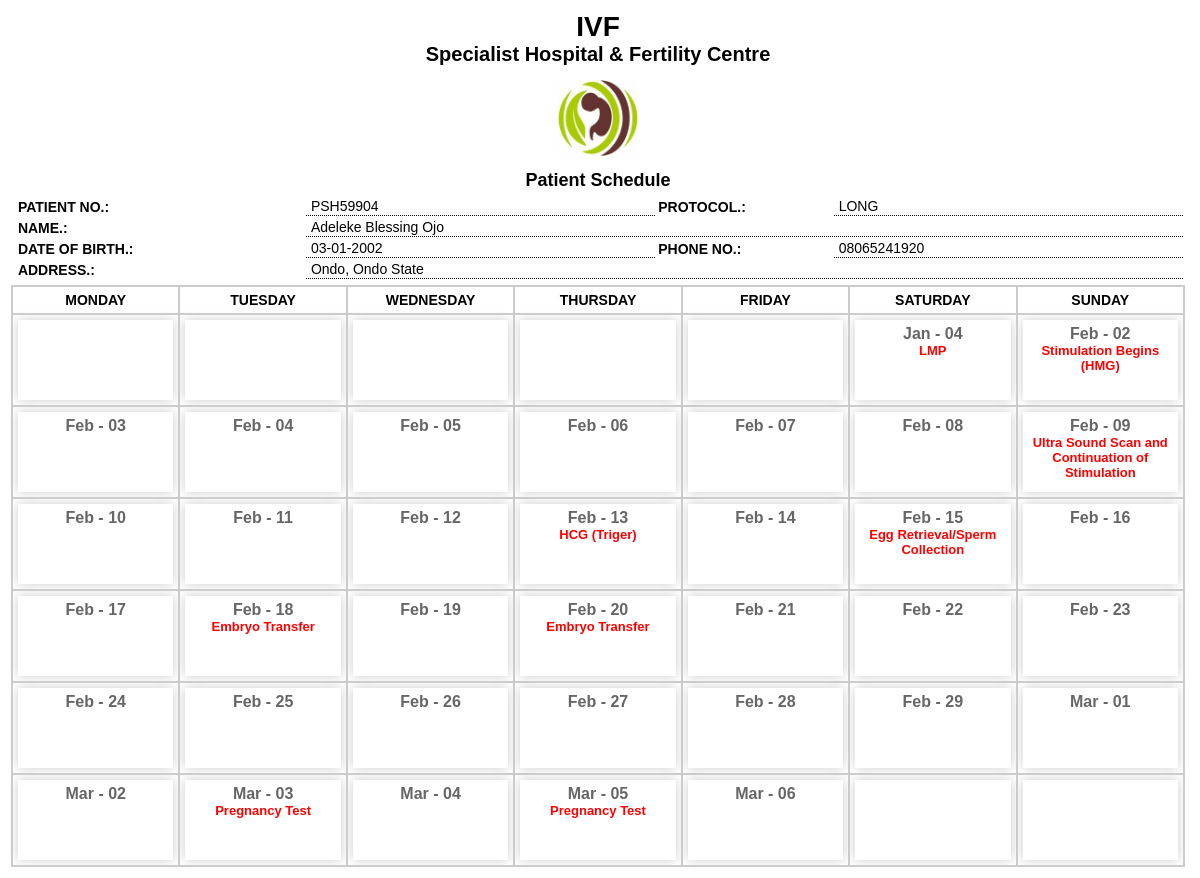
The app's page /schedule.php?pno=PSH59904 with its own data.
### tables this page shows
CREATE TABLE IF NOT EXISTS `patientrecord` (
  `id` int(12) NOT NULL AUTO_INCREMENT,
  `pno` varchar(50) NOT NULL,
  `name` varchar(300) NOT NULL,
  `tel` varchar(50) NOT NULL,
  `address` varchar(300) NOT NULL,
  `ptype` varchar(100) NOT NULL,
  `lnp` date NOT NULL,
  `sp` varchar(300) NOT NULL,
  `dob` date NOT NULL,
  `refdate` date NOT NULL,
  PRIMARY KEY (`id`)
);

### func.inc.php (called while the page is built, shortened)
<?php
function result($query){
	$conn=mysqli_connect("localhost","root","","paramount");
	if(!$result=mysqli_query($conn,$query)){
	   $message=mysqli_error($conn);
	return $message;
}
else
{
	return $result;
}
}
?>

### schedule.php (the view, shortened to what this page needs)
<?php
	include_once("func.inc.php");
	if(!isset($_REQUEST["pno"]) || $_REQUEST["pno"]==""){
		header("location: index.php");
	}else{
		$pno=$_REQUEST["pno"];
	}
?>
<!DOCTYPE html PUBLIC "-//W3C//DTD XHTML 1.0 Transitional//EN" "http://www.w3.org/TR/xhtml1/DTD/xhtml1-transitional.dtd">
<html xmlns="http://www.w3.org/1999/xhtml">
<head>
<link type="text/css" rel="stylesheet" href="mycss.css" />
</head>
<body bgcolor="#ffffff">
<center>
<table width="100%" >
<?php
	echo
	'<tr>
			<td align="center" colspan="6">
				<span style="font-size:28px;font-weight:bold;">IVF</span><br>
				<span style="font-size:20px;font-weight:bold;">Specialist Hospital & Fertility Centre</span><br /><br />
					<img src="images/logo.jpg" width="80" align="bottom"/><br />
					<br />
						<span style="font-size:18px;font-weight:bold;">Patient Schedule</span>
			</td>
		</tr>';
$sql=result("SELECT * FROM patientrecord WHERE pno='$pno' ORDER BY id DESC LIMIT 0,1");
$ret=mysqli_fetch_array($sql);
echo "<tr>";
				echo '<td colspan="6" align="left" style="font-size:14px;">';
					echo '<table align="center" width="100%">';
						echo '<tr>
								<td align="left" width="25%">&nbsp;<b>PATIENT NO.:</b></b></td>
								<td align="left" width="30%" style="border-bottom:#000000 dotted 1px;">&nbsp;'.$ret[1].'</td>
								<td align="left" width="15%"><b>PROTOCOL.:</b></td>
								<td align="left" width="30%" style="border-bottom:#000000 dotted 1px;" >&nbsp;'.$ret[5].'</td>
							</tr>';
							echo "<tr>";
							echo '<td align="left" width="20%">&nbsp;<b>NAME.:</b></td>';
							echo '<td align="left" width="80%" colspan="3" style="border-bottom:#000000 dotted 1px;">&nbsp;'.$ret[2].'</td>';
						echo '</tr>';
							echo '<tr>
								<td align="left" width="25%">&nbsp;<b>DATE OF BIRTH.:</b></td>
								<td align="left" width="30%" style="border-bottom:#000000 dotted 1px;">&nbsp;'.date("d-m-Y",strtotime($ret[8])).'</td>
								<td align="left" width="15%"><b>PHONE NO.:</b></td>
								<td align="left" width="30%" style="border-bottom:#000000 dotted 1px;" >&nbsp;'.$ret[3].'</td>
							</tr>';
							echo "<tr>";
							echo '<td align="left" width="20%">&nbsp;<b>ADDRESS.:</b></td>';
							echo '<td align="left" width="80%" colspan="3" style="border-bottom:#000000 dotted 1px;">&nbsp;'.$ret[4].'</td>';
						echo '</tr>';
					echo '</table>';
				echo '</td>';
			echo '</tr>';
echo '
	<tr>
	<td colspan="6" width="100%" style="font-size:14px;">
	<table width="100%" style="background-color:#ccc;">
	<tr style="background-color:#fff;">
				<td align="center" style="padding:5px 0px; width: 14.28%;"><b>MONDAY</b></td>
				<td align="center" style="padding:5px 0px; width: 14.28%;"><b>TUESDAY</b></td>
				<td align="center" style="padding:5px 0px; width: 14.28%;"><b>WEDNESDAY</b></td>
				<td align="center" style="padding:5px 0px; width: 14.28%;"><b>THURSDAY</b></td>
				<td align="center" style="padding:5px 0px; width: 14.28%;"><b>FRIDAY</b></td>
				<td align="center" style="padding:5px 0px; width: 14.28%;"><b>SATURDAY</b></td>
				<td align="center" style="padding:5px 0px; width: 14.28%;"><b>SUNDAY</b></td>
			</tr>';
	$psql=result("SELECT * FROM protocol WHERE typ='$ret[5]' AND pid>=$ret[7] ORDER BY pid ASC");
	$sn=0;
	$dat=$ret[6];
	$events=array();
	$days=0;
	while($rec=mysqli_fetch_array($psql)){
		$sn+=1;
		$days+=$rec[3];
		if($sn==1){
			$dat=$dat;
		}else{
			$dat=date('Y-m-d', strtotime($dat. ' + '.$rec[3].' days'));
		}
		$events[$dat]=$rec[2];
	}
	$fd = date("N", strtotime($ret[6]));
	if($ret[5]=="LONG" && $ret[7]!=1){
		$llmpsql=result("SELECT SUM(days) FROM protocol WHERE typ='LONG' AND pid<=$ret[7]");
		list($lmpd)=mysqli_fetch_row($llmpsql);
		$lmpd=$lmpd;
		$lmp=date('Y-m-d', strtotime($ret[6]. ' - '.$lmpd.' days'));
		$ld=date("N", strtotime($lmp));
		$clmp=1;
	}else{
		$clmp=0;
	}
	echo '<tr style="background-color:#fff;">';
			$i=1;
			while($i<$fd){
				if($clmp==1 && $ld<$fd && $ld==$i){
					echo '<td align="center" style="padding: 5px; width:14.28%;">';
						echo '<div class="quotes"><div style="padding:5px;">';
								echo '<span style="font-size:16px;">';
								echo date("M", mktime(0, 0, 0, substr($lmp,-5,2), 10));
								echo " - ";
								echo substr($lmp,-2);
								echo '</span>';
								echo '<br /><span style="color:#F00;">LMP</span>';
					echo '</div></div>';
					echo '</td>';
				}else{
					echo '<td align="center" style="padding: 5px; width:14.28%;">';
					echo '<div class="quotes"><div style="padding:5px;">&nbsp;';
					echo '</div></div>';
					echo '</td>';
				}
				$i++;
			}
			for($a=0;$a<=$days;$a++){
				if($a==0){
					$cd=$ret[6];
				}else{
					$cd=date('Y-m-d', strtotime($cd. ' + 1 days'));
				}
				echo '<td align="center" style="padding: 5px; width:14.28%;">';
				echo '<div class="quotes"><div style="padding:5px;"><span style="font-size:16px;">';
						echo date("M", mktime(0, 0, 0, substr($cd,-5,2), 10));
						echo " - ";
						echo substr($cd,-2);
				echo '</span>';
				if(array_key_exists($cd,$events )){
					echo '<br /><span style="color:#F00;">'.$events[$cd].'</span>';
				}
				echo '</div></div>';
				echo '</td>';
				if($i%7==0){
					echo '</tr>';
					if($a<$days){
						echo '<tr style="background-color:#fff;">';
					}
				}
				if($i%7!=0 || $a<$days){
					$i++;
				}
			}
			if($i%7!=0){
				$b=$i%7;
				while($b<=7){
					echo '<td align="center" style="padding: 5px; width:14.28%;">';
					echo '<div class="quotes"><div style="padding:5px;">&nbsp;';
					echo '</div></div>';
					echo '</td>';
					$b++;
				}
				echo '</td>';
			}
	echo '
	</table>
	<td>
	</tr>
	';
?>
</center>
</body>
</html>

### mycss.css (style rules this page uses)
.quotes { font-family:Verdana, Geneva, sans-serif; font-size:13px; font-weight:bold; color:#666; background-color:#fff; box-shadow:0px 0px 10px 0px #ccc; float: left; width: 100%; height: 80px; }

### schedule.php (style rules this page uses)
body { font-family:Verdana, Arial, Helvetica, sans-serif; font-size:12px; }

### records on screen
patientrecord: pno "PSH59904", ptype "LONG", name "Adeleke Blessing Ojo", dob "03-01-2002", tel "08065241920", address "Ondo, Ondo State", lmp "Jan", lmp "04", lnp "Feb", lnp "02", lnp "Stimulation Begins (HMG)", lnp "03", lnp "04", lnp "05", lnp "06", lnp "07", lnp "08", lnp "09", lnp "Ultra Sound Scan and Continuation of Stimulation", lnp "10", lnp "11", lnp "12", lnp "13", lnp "HCG (Triger)", lnp "14", lnp "15", lnp "Egg Retrieval/Sperm Collection", lnp "16", lnp "17", lnp "18", lnp "Embryo Transfer", lnp "19", lnp "20", lnp "21", lnp "22", lnp "23", lnp "24", lnp "25", lnp "26", lnp "27", lnp "28", lnp "29", lnp "Mar", lnp "01", lnp "Pregnancy Test"
